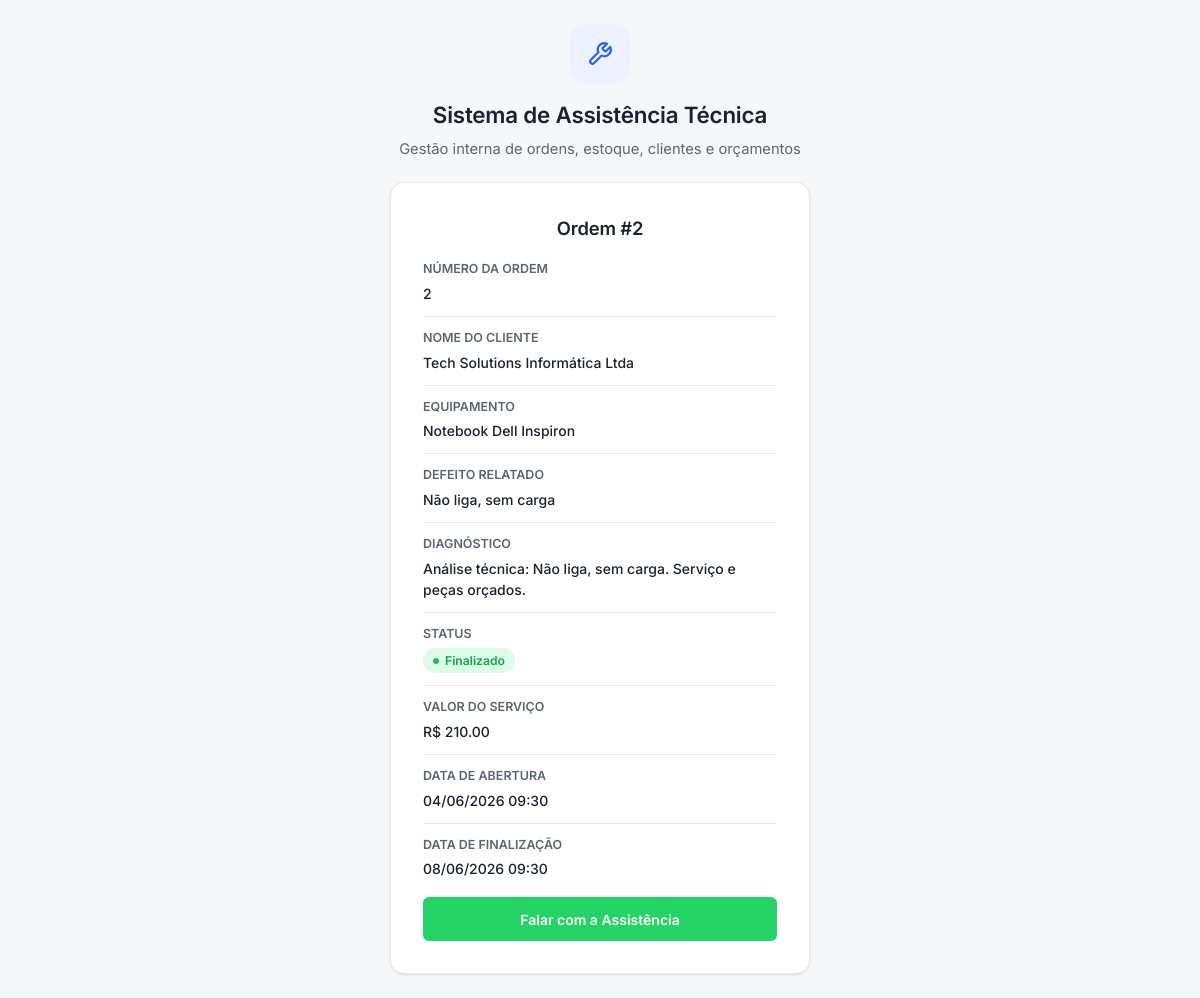
Page /acompanhamento/2 on the committed database.
### tables this page shows
CREATE TABLE ordens_servico (
    ordem_id INTEGER PRIMARY KEY AUTOINCREMENT,
    cliente_id INTEGER NOT NULL,
    equipamento TEXT NOT NULL,
    problema_relatado TEXT NOT NULL,
    status TEXT NOT NULL DEFAULT 'Aberto', funcionario_id INTEGER REFERENCES funcionarios(id), data_abertura TEXT, data_finalizacao TEXT, laudo TEXT, garantia TEXT, prazo_entrega TEXT,

    FOREIGN KEY (cliente_id) REFERENCES clientes(id)
);

CREATE TABLE clientes (
    id INTEGER PRIMARY KEY AUTOINCREMENT,
    nome TEXT NOT NULL,
    cpf TEXT UNIQUE,
    telefone TEXT,
    email TEXT,
    endereco TEXT
, data_cadastro TEXT);

CREATE TABLE orcamentos (id INTEGER PRIMARY KEY AUTOINCREMENT, ordem_id INTEGER NOT NULL, cliente_id INTEGER NOT NULL, equipamento TEXT NOT NULL, valor_orcamento REAL NOT NULL, peca_id INTEGER, valor_peca REAL NOT NULL DEFAULT 0, valor_mao_obra REAL NOT NULL DEFAULT 0, valor_total REAL NOT NULL DEFAULT 0, problema_analisado TEXT NOT NULL DEFAULT '', status TEXT NOT NULL DEFAULT 'Pendente', validade TEXT, desconto REAL NOT NULL DEFAULT 0, data_cadastro TEXT, FOREIGN KEY (ordem_id) REFERENCES ordens_servico(ordem_id), FOREIGN KEY (cliente_id) REFERENCES clientes(id));

### routes/acompanhamento.py (the view)
@acompanhamento_bp.route("/acompanhamento/<int:ordem_id>")
def acompanhamento_cliente(ordem_id):
    ordem = buscar_ordem_por_id(ordem_id)
    return render_template(
        "acompanhamento_cliente.html",
        ordem=ordem,
        whatsapp=WHATSAPP_NUMERO,
    )

### app.py (called while the page is built, shortened)
@app.context_processor
def injetar_alertas_estoque():
    if "funcionario_id" not in session:
        return {"alerta_estoque_baixo": 0}

@app.context_processor
def injetar_permissoes():
    perfil = session.get("funcionario_perfil")
    return {
        "perfil_atual": perfil,
        "pode": lambda *perfis: tem_permissao(perfil, *perfis),
    }

@app.before_request
def proteger_rotas():
    rotas_livres = (
        "/login",
        "/acompanhamento",
        "/static",
    )
    if request.path.startswith(rotas_livres):
        return None

### database.py (called while the page is built)
def _coluna_existe(conexao, tabela, coluna):
    colunas = conexao.execute(f"PRAGMA table_info({tabela})").fetchall()
    return any(item["name"] == coluna for item in colunas)

def conectar():
    conexao = sqlite3.connect("database/sistema.db")
    conexao.row_factory = sqlite3.Row
    conexao.execute("PRAGMA foreign_keys = ON")
    _garantir_schema(conexao)
    return conexao

### routes/acompanhamento.py (called while the page is built)
def buscar_ordem_por_id(ordem_id):
    ordens = buscar_ordens(str(ordem_id))
    return ordens[0] if ordens else None

### templates/acompanhamento_cliente.html (shortened to what this page needs)
{% extends "base_auth.html" %}
{% block conteudo %}
<section class="auth-card card">
    {% if ordem %}
        <h2>Ordem #{{ ordem["ordem_id"] }}</h2>
        <dl class="dados-ordem">
            <div>
                <dt>Número da ordem</dt>
                <dd>{{ ordem["ordem_id"] }}</dd>
            </div>
            <div>
                <dt>Nome do cliente</dt>
                <dd>{{ ordem["cliente_nome"] }}</dd>
            </div>
            <div>
                <dt>Equipamento</dt>
                <dd>
                    {{ ordem["equipamento_tipo"] or ordem["equipamento"] }}
                </dd>
            </div>
            <div>
                <dt>Defeito relatado</dt>
                <dd>{{ ordem["problema_relatado"] or "-" }}</dd>
            </div>
            <div>
                <dt>Diagnóstico</dt>
                <dd>{{ ordem["diagnostico"] or "-" }}</dd>
            </div>
            <div>
                <dt>Status</dt>
                <dd>
                    <span class="status status-{{ ordem['status']|lower|replace(' ', '-') }}">
                        {{ ordem["status"] or "-" }}
                    </span>
                </dd>
            </div>
            <div>
                <dt>Valor do serviço</dt>
                <dd>
                    {% if ordem["valor_servico"] is not none %}
                        R$ {{ "%.2f"|format(ordem["valor_servico"]) }}
                    {% else %}
                        -
                    {% endif %}
                </dd>
            </div>
            <div>
                <dt>Data de abertura</dt>
                <dd>{{ ordem["data_abertura"] or "-" }}</dd>
            </div>
            <div>
                <dt>Data de finalização</dt>
                <dd>{{ ordem["data_finalizacao"] or "-" }}</dd>
            </div>
        </dl>
        {% set msg = 'Olá, gostaria de informações sobre a Ordem de Serviço nº ' ~ ordem['ordem_id'] ~ '.' %}
        <a class="btn-whatsapp"
           href="https://wa.me/{{ whatsapp }}?text={{ msg | urlencode }}"
           target="_blank" rel="noopener">
            Falar com a Assistência
        </a>
    {% else %}
        <h2>Acompanhamento da ordem</h2>
        <p class="mensagem-vazia">Ordem não encontrada</p>
    {% endif %}
</section>
{% endblock %}

### static/css/global.css (style rules this page uses)
:root { --bg: #f6f7f9; --surface: #ffffff; --surface-2: #f9fafb; --border: #e6e8ec; --border-strong: #d5d9e0; --ink: #1a2230; --muted: #5b6675; --subtle: #8a93a3; --primary: #2563eb; --primary-hover: #1d4ed8; --primary-soft: #eef2ff; --success: #16a34a; --success-soft: #dcfce7; --warning: #d97706; --warning-soft: #fef3c7; --danger: #dc2626; --danger-hover: #b91c1c; --danger-soft: #fee2e2; --sidebar: #0f172a; --sidebar-ink: #cbd5e1; --sidebar-muted: #7e8aa0; --s-1: 4px; --s-2: 8px; --s-3: 12px; --s-4: 16px; --s-5: 20px; --s-6: 24px; --s-8: 32px; --r-sm: 6px; --r-md: 10px; --r-lg: 14px; --r-pill: 999px; --shadow-sm: 0 1px 2px rgba(16, 24, 40, 0.04), 0 1px 3px rgba(16, 24, 40, 0.06); --shadow-md: 0 4px 12px rgba(16, 24, 40, 0.08); --azul-900: #0f172a; --azul-800: #1e293b; --azul-700: #2563eb; --azul-600: #2563eb; --azul-500: #2563eb; --azul-100: #eef2ff; --azul-50: #f9fafb; --branco: #ffffff; --cinza-900: #1a2230; --cinza-700: #5b6675; --cinza-500: #8a93a3; --cinza-200: #e6e8ec; --cinza-100: #f1f3f6; --verde-100: #dcfce7; --verde-700: #166534; --amarelo-100: #fef3c7; --amarelo-700: #92400e; --vermelho-100: #fee2e2; --vermelho-700: #991b1b; --sombra: var(--shadow-sm); --raio: var(--r-md); }
* { box-sizing: border-box; }
body { min-height: 100vh; margin: 0; font-family: "Inter", -apple-system, BlinkMacSystemFont, "Segoe UI", Roboto, Arial, sans-serif; font-size: 14px; line-height: 1.5; color: var(--ink); background: var(--bg); -webkit-font-smoothing: antialiased; text-rendering: optimizeLegibility; }
h1, h2, h3, h4 { color: var(--ink); font-weight: 600; letter-spacing: -0.01em; }
h2 { margin: 0 0 18px; font-size: 1.15rem; }
a { color: var(--primary); text-decoration: none; }
.container, .card { background: var(--surface); border: 1px solid var(--border); border-radius: var(--r-lg); box-shadow: var(--shadow-sm); }
.card { padding: clamp(18px, 3vw, 26px); }
.status { display: inline-flex; align-items: center; gap: 6px; padding: 4px 10px; border-radius: var(--r-pill); font-size: 0.76rem; font-weight: 600; line-height: 1.4; white-space: nowrap; }
.status::before { content: ""; width: 6px; height: 6px; border-radius: 50%; background: currentColor; opacity: 0.85; }
.status.status-finalizado { background: var(--success-soft); color: var(--success); }

### static/css/auth.css (style rules this page uses)
.auth-body { display: flex; align-items: center; justify-content: center; padding: 24px; }
.auth-card { padding: clamp(22px, 4vw, 32px); }
.auth-card h2 { text-align: center; }

### templates/acompanhamento_cliente.html (style rules this page uses)
.dados-ordem { display: grid; gap: 12px; margin: 0; }
.dados-ordem div { padding-bottom: 12px; border-bottom: 1px solid var(--border); }
.dados-ordem div:last-child { padding-bottom: 0; border-bottom: 0; }
.dados-ordem dt { color: var(--muted); font-size: 0.78rem; font-weight: 600; text-transform: uppercase; }
.dados-ordem dd { margin: 4px 0 0; color: var(--ink); font-weight: 500; }
.btn-whatsapp { display: inline-flex; align-items: center; justify-content: center; gap: 8px; width: 100%; min-height: 44px; margin-top: 18px; padding: 11px 16px; border-radius: var(--r-sm); background: #25d366; color: #fff; font-weight: 600; text-decoration: none; }

### rows in the picture
ordens_servico: ordem_id "2", equipamento "Notebook Dell Inspiron", problema_relatado "Não liga, sem carga", status "Finalizado", data_abertura "04/06/2026 09:30", data_finalizacao "08/06/2026 09:30"
clientes: cliente_nome "Tech Solutions Informática Ltda"
orcamentos: problema_analisado "Análise técnica: Não liga, sem carga. Serviço e peças orçados."

### other values in the picture
{{ "%.2f"|format(ordem["valor_servico"]) }} "210.00"
